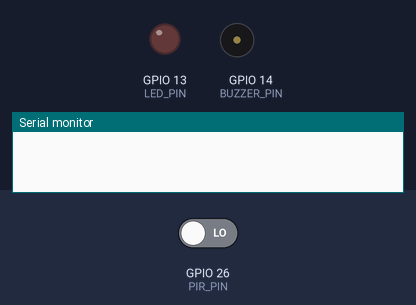
A sketch run on a simulated ESP32. On the bench: output pins drawn as LEDs (lit = HIGH), buzzer (waves = sounding), the last lines printed to the serial monitor. Inputs (shaded band) come from the test bench; at power-on: GPIO 26 (PIR_PIN) LOW.

Above: at 1.2 s.
1.3 s: GPIO 26 (PIR_PIN) driven HIGH
At 2.3 s:
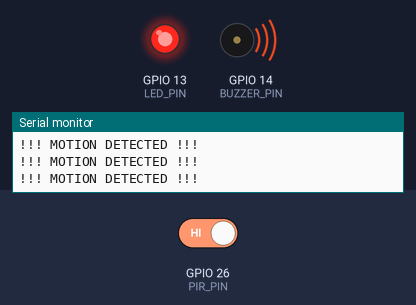
2.8 s: GPIO 26 (PIR_PIN) driven LOW
At 3.6 s:
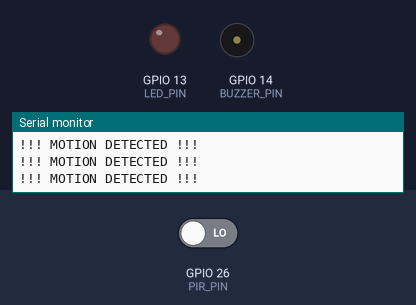
Timing chart, 0 to 5.8 s (numbered marks = the images above; inputs shaded):
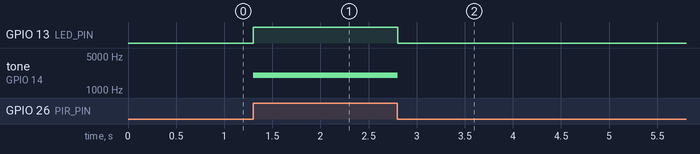

The sketch:

sketch.ino
```cpp
#include <Arduino.h>

// Pin Definitions based on diagram
const int PIR_PIN = 26;    // PIR Sensor output
const int LED_PIN = 13;    // Red LED
const int BUZZER_PIN = 14; // Piezo Buzzer

// Alarm Settings
const int ALARM_FREQ = 2000; // 2kHz tone
const int RESOLUTION = 8;    // 8-bit resolution

void setup() {
  Serial.begin(115200);

  pinMode(PIR_PIN, INPUT);
  pinMode(LED_PIN, OUTPUT);

  // Setup PWM for the buzzer (using new ESP32 3.0+ syntax)
  ledcAttach(BUZZER_PIN, ALARM_FREQ, RESOLUTION);

}

void loop() {
  int motionDetected = digitalRead(PIR_PIN);

  if (motionDetected == HIGH) {
    Serial.println("!!! MOTION DETECTED !!!");

    // Trigger Alarm Sequence
    triggerAlarm();
  } else {
    // Ensure everything is off when quiet
    digitalWrite(LED_PIN, LOW);
    ledcWrite(BUZZER_PIN, 0);
  }

  delay(100); // Short delay for stability
}

void triggerAlarm() {
  // Flash LED and beep the buzzer 5 times
  for (int i = 0; i < 5; i++) {
    digitalWrite(LED_PIN, HIGH);
    ledcWrite(BUZZER_PIN, 127); // 50% duty cycle tone


  }
}
```

Measured:
- after the input at 1.3 s, GPIO 13 (LED_PIN): LOW → HIGH at once; tone on GPIO 14 (BUZZER_PIN): silent → 2000 Hz at once
- after the input at 2.8 s, GPIO 13 (LED_PIN): HIGH → LOW at once; tone on GPIO 14 (BUZZER_PIN): 2000 Hz → silent at once
